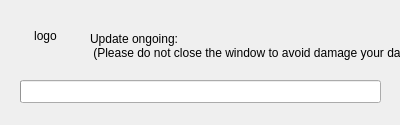
<?xml version="1.0" encoding="UTF-8"?>
<ui version="4.0">
 <class>CWizUpdaterDialog</class>
 <widget class="QDialog" name="CWizUpdaterDialog">
  <property name="geometry">
   <rect>
    <x>0</x>
    <y>0</y>
    <width>400</width>
    <height>125</height>
   </rect>
  </property>
  <property name="windowTitle">
   <string>updaterDialog</string>
  </property>
  <property name="styleSheet">
   <string notr="true"/>
  </property>
  <widget class="QProgressBar" name="progressUpdate">
   <property name="geometry">
    <rect>
     <x>20</x>
     <y>80</y>
     <width>361</width>
     <height>23</height>
    </rect>
   </property>
   <property name="value">
    <number>0</number>
   </property>
   <property name="textVisible">
    <bool>false</bool>
   </property>
   <property name="format">
    <string notr="true">%p%</string>
   </property>
  </widget>
  <widget class="QLabel" name="labelIcon">
   <property name="geometry">
    <rect>
     <x>0</x>
     <y>0</y>
     <width>91</width>
     <height>71</height>
    </rect>
   </property>
   <property name="text">
    <string notr="true">logo</string>
   </property>
   <property name="alignment">
    <set>Qt::AlignCenter</set>
   </property>
  </widget>
  <widget class="QLabel" name="labelText">
   <property name="geometry">
    <rect>
     <x>90</x>
     <y>30</y>
     <width>311</width>
     <height>31</height>
    </rect>
   </property>
   <property name="text">
    <string>Update ongoing: 
 (Please do not close the window to avoid damage your data)</string>
   </property>
  </widget>
 </widget>
 <resources/>
 <connections/>
</ui>
